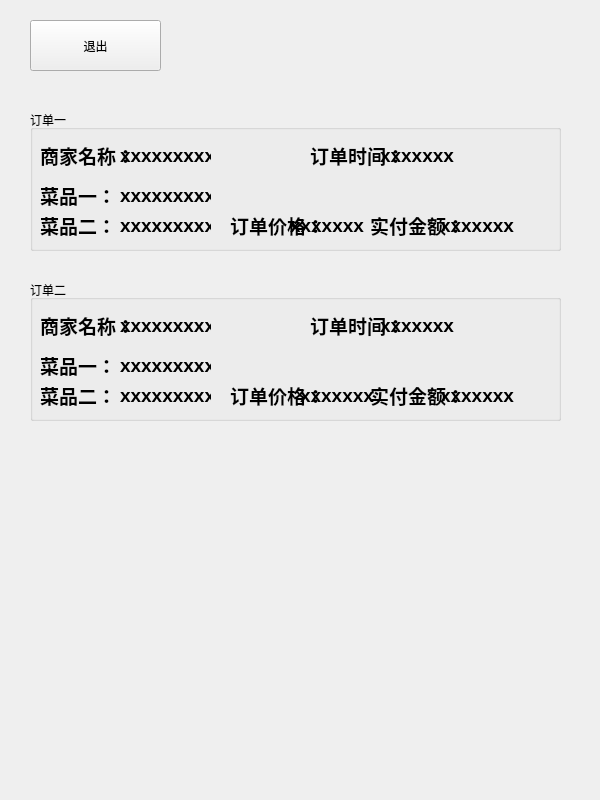
<?xml version="1.0" encoding="UTF-8"?>
<ui version="4.0">
 <class>histroy_record</class>
 <widget class="QWidget" name="histroy_record">
  <property name="geometry">
   <rect>
    <x>0</x>
    <y>0</y>
    <width>600</width>
    <height>800</height>
   </rect>
  </property>
  <property name="minimumSize">
   <size>
    <width>600</width>
    <height>800</height>
   </size>
  </property>
  <property name="windowTitle">
   <string>Form</string>
  </property>
  <widget class="QPushButton" name="pushButton">
   <property name="geometry">
    <rect>
     <x>30</x>
     <y>20</y>
     <width>131</width>
     <height>51</height>
    </rect>
   </property>
   <property name="text">
    <string>退出</string>
   </property>
  </widget>
  <widget class="QGroupBox" name="groupBox">
   <property name="geometry">
    <rect>
     <x>30</x>
     <y>110</y>
     <width>531</width>
     <height>141</height>
    </rect>
   </property>
   <property name="title">
    <string>订单一</string>
   </property>
   <widget class="QLabel" name="label">
    <property name="geometry">
     <rect>
      <x>10</x>
      <y>30</y>
      <width>91</width>
      <height>31</height>
     </rect>
    </property>
    <property name="text">
     <string>&lt;html&gt;&lt;head/&gt;&lt;body&gt;&lt;p&gt;&lt;span style=&quot; font-size:14pt; font-weight:700;&quot;&gt;商家名称：&lt;/span&gt;&lt;/p&gt;&lt;/body&gt;&lt;/html&gt;</string>
    </property>
   </widget>
   <widget class="QLabel" name="label_2">
    <property name="geometry">
     <rect>
      <x>10</x>
      <y>70</y>
      <width>91</width>
      <height>31</height>
     </rect>
    </property>
    <property name="text">
     <string>&lt;html&gt;&lt;head/&gt;&lt;body&gt;&lt;p&gt;&lt;span style=&quot; font-size:14pt; font-weight:700;&quot;&gt;菜品一：&lt;/span&gt;&lt;/p&gt;&lt;/body&gt;&lt;/html&gt;</string>
    </property>
   </widget>
   <widget class="QLabel" name="label_3">
    <property name="geometry">
     <rect>
      <x>10</x>
      <y>100</y>
      <width>91</width>
      <height>31</height>
     </rect>
    </property>
    <property name="text">
     <string>&lt;html&gt;&lt;head/&gt;&lt;body&gt;&lt;p&gt;&lt;span style=&quot; font-size:14pt; font-weight:700;&quot;&gt;菜品二：&lt;/span&gt;&lt;/p&gt;&lt;/body&gt;&lt;/html&gt;</string>
    </property>
   </widget>
   <widget class="QLabel" name="label_4">
    <property name="geometry">
     <rect>
      <x>280</x>
      <y>30</y>
      <width>91</width>
      <height>31</height>
     </rect>
    </property>
    <property name="text">
     <string>&lt;html&gt;&lt;head/&gt;&lt;body&gt;&lt;p&gt;&lt;span style=&quot; font-size:14pt; font-weight:700;&quot;&gt;订单时间：&lt;/span&gt;&lt;/p&gt;&lt;/body&gt;&lt;/html&gt;</string>
    </property>
   </widget>
   <widget class="QLabel" name="label_5">
    <property name="geometry">
     <rect>
      <x>200</x>
      <y>100</y>
      <width>91</width>
      <height>31</height>
     </rect>
    </property>
    <property name="text">
     <string>&lt;html&gt;&lt;head/&gt;&lt;body&gt;&lt;p&gt;&lt;span style=&quot; font-size:14pt; font-weight:700;&quot;&gt;订单价格：&lt;/span&gt;&lt;/p&gt;&lt;/body&gt;&lt;/html&gt;</string>
    </property>
   </widget>
   <widget class="QLabel" name="label_6">
    <property name="geometry">
     <rect>
      <x>340</x>
      <y>100</y>
      <width>91</width>
      <height>31</height>
     </rect>
    </property>
    <property name="text">
     <string>&lt;html&gt;&lt;head/&gt;&lt;body&gt;&lt;p&gt;&lt;span style=&quot; font-size:14pt; font-weight:700;&quot;&gt;实付金额：&lt;/span&gt;&lt;/p&gt;&lt;/body&gt;&lt;/html&gt;</string>
    </property>
   </widget>
   <widget class="QLabel" name="label_7">
    <property name="geometry">
     <rect>
      <x>220</x>
      <y>140</y>
      <width>91</width>
      <height>31</height>
     </rect>
    </property>
    <property name="text">
     <string>&lt;html&gt;&lt;head/&gt;&lt;body&gt;&lt;p&gt;&lt;span style=&quot; font-size:14pt; font-weight:700;&quot;&gt;订单时间：&lt;/span&gt;&lt;/p&gt;&lt;/body&gt;&lt;/html&gt;</string>
    </property>
   </widget>
   <widget class="QLabel" name="label_8">
    <property name="geometry">
     <rect>
      <x>90</x>
      <y>30</y>
      <width>91</width>
      <height>31</height>
     </rect>
    </property>
    <property name="text">
     <string>&lt;html&gt;&lt;head/&gt;&lt;body&gt;&lt;p&gt;&lt;span style=&quot; font-size:14pt; font-weight:700;&quot;&gt;xxxxxxxxxx&lt;/span&gt;&lt;/p&gt;&lt;/body&gt;&lt;/html&gt;</string>
    </property>
   </widget>
   <widget class="QLabel" name="label_9">
    <property name="geometry">
     <rect>
      <x>90</x>
      <y>70</y>
      <width>91</width>
      <height>31</height>
     </rect>
    </property>
    <property name="text">
     <string>&lt;html&gt;&lt;head/&gt;&lt;body&gt;&lt;p&gt;&lt;span style=&quot; font-size:14pt; font-weight:700;&quot;&gt;xxxxxxxxxx&lt;/span&gt;&lt;/p&gt;&lt;/body&gt;&lt;/html&gt;</string>
    </property>
   </widget>
   <widget class="QLabel" name="label_10">
    <property name="geometry">
     <rect>
      <x>90</x>
      <y>100</y>
      <width>91</width>
      <height>31</height>
     </rect>
    </property>
    <property name="text">
     <string>&lt;html&gt;&lt;head/&gt;&lt;body&gt;&lt;p&gt;&lt;span style=&quot; font-size:14pt; font-weight:700;&quot;&gt;xxxxxxxxxx&lt;/span&gt;&lt;/p&gt;&lt;/body&gt;&lt;/html&gt;</string>
    </property>
   </widget>
   <widget class="QLabel" name="label_11">
    <property name="geometry">
     <rect>
      <x>260</x>
      <y>100</y>
      <width>91</width>
      <height>31</height>
     </rect>
    </property>
    <property name="text">
     <string>&lt;html&gt;&lt;head/&gt;&lt;body&gt;&lt;p&gt;&lt;span style=&quot; font-size:14pt; font-weight:700;&quot;&gt;xxxxxxx&lt;/span&gt;&lt;/p&gt;&lt;/body&gt;&lt;/html&gt;</string>
    </property>
   </widget>
   <widget class="QLabel" name="label_12">
    <property name="geometry">
     <rect>
      <x>410</x>
      <y>100</y>
      <width>91</width>
      <height>31</height>
     </rect>
    </property>
    <property name="text">
     <string>&lt;html&gt;&lt;head/&gt;&lt;body&gt;&lt;p&gt;&lt;span style=&quot; font-size:14pt; font-weight:700;&quot;&gt;xxxxxxx&lt;/span&gt;&lt;/p&gt;&lt;/body&gt;&lt;/html&gt;</string>
    </property>
   </widget>
   <widget class="QLabel" name="label_13">
    <property name="geometry">
     <rect>
      <x>350</x>
      <y>30</y>
      <width>91</width>
      <height>31</height>
     </rect>
    </property>
    <property name="text">
     <string>&lt;html&gt;&lt;head/&gt;&lt;body&gt;&lt;p&gt;&lt;span style=&quot; font-size:14pt; font-weight:700;&quot;&gt;xxxxxxx&lt;/span&gt;&lt;/p&gt;&lt;/body&gt;&lt;/html&gt;</string>
    </property>
   </widget>
  </widget>
  <widget class="QGroupBox" name="groupBox_2">
   <property name="geometry">
    <rect>
     <x>30</x>
     <y>280</y>
     <width>531</width>
     <height>141</height>
    </rect>
   </property>
   <property name="title">
    <string>订单二</string>
   </property>
   <widget class="QLabel" name="label_14">
    <property name="geometry">
     <rect>
      <x>10</x>
      <y>30</y>
      <width>91</width>
      <height>31</height>
     </rect>
    </property>
    <property name="text">
     <string>&lt;html&gt;&lt;head/&gt;&lt;body&gt;&lt;p&gt;&lt;span style=&quot; font-size:14pt; font-weight:700;&quot;&gt;商家名称：&lt;/span&gt;&lt;/p&gt;&lt;/body&gt;&lt;/html&gt;</string>
    </property>
   </widget>
   <widget class="QLabel" name="label_15">
    <property name="geometry">
     <rect>
      <x>10</x>
      <y>70</y>
      <width>91</width>
      <height>31</height>
     </rect>
    </property>
    <property name="text">
     <string>&lt;html&gt;&lt;head/&gt;&lt;body&gt;&lt;p&gt;&lt;span style=&quot; font-size:14pt; font-weight:700;&quot;&gt;菜品一：&lt;/span&gt;&lt;/p&gt;&lt;/body&gt;&lt;/html&gt;</string>
    </property>
   </widget>
   <widget class="QLabel" name="label_16">
    <property name="geometry">
     <rect>
      <x>10</x>
      <y>100</y>
      <width>91</width>
      <height>31</height>
     </rect>
    </property>
    <property name="text">
     <string>&lt;html&gt;&lt;head/&gt;&lt;body&gt;&lt;p&gt;&lt;span style=&quot; font-size:14pt; font-weight:700;&quot;&gt;菜品二：&lt;/span&gt;&lt;/p&gt;&lt;/body&gt;&lt;/html&gt;</string>
    </property>
   </widget>
   <widget class="QLabel" name="label_17">
    <property name="geometry">
     <rect>
      <x>280</x>
      <y>30</y>
      <width>91</width>
      <height>31</height>
     </rect>
    </property>
    <property name="text">
     <string>&lt;html&gt;&lt;head/&gt;&lt;body&gt;&lt;p&gt;&lt;span style=&quot; font-size:14pt; font-weight:700;&quot;&gt;订单时间：&lt;/span&gt;&lt;/p&gt;&lt;/body&gt;&lt;/html&gt;</string>
    </property>
   </widget>
   <widget class="QLabel" name="label_18">
    <property name="geometry">
     <rect>
      <x>200</x>
      <y>100</y>
      <width>91</width>
      <height>31</height>
     </rect>
    </property>
    <property name="text">
     <string>&lt;html&gt;&lt;head/&gt;&lt;body&gt;&lt;p&gt;&lt;span style=&quot; font-size:14pt; font-weight:700;&quot;&gt;订单价格：&lt;/span&gt;&lt;/p&gt;&lt;/body&gt;&lt;/html&gt;</string>
    </property>
   </widget>
   <widget class="QLabel" name="label_19">
    <property name="geometry">
     <rect>
      <x>340</x>
      <y>100</y>
      <width>91</width>
      <height>31</height>
     </rect>
    </property>
    <property name="text">
     <string>&lt;html&gt;&lt;head/&gt;&lt;body&gt;&lt;p&gt;&lt;span style=&quot; font-size:14pt; font-weight:700;&quot;&gt;实付金额：&lt;/span&gt;&lt;/p&gt;&lt;/body&gt;&lt;/html&gt;</string>
    </property>
   </widget>
   <widget class="QLabel" name="label_20">
    <property name="geometry">
     <rect>
      <x>220</x>
      <y>140</y>
      <width>91</width>
      <height>31</height>
     </rect>
    </property>
    <property name="text">
     <string>&lt;html&gt;&lt;head/&gt;&lt;body&gt;&lt;p&gt;&lt;span style=&quot; font-size:14pt; font-weight:700;&quot;&gt;订单时间：&lt;/span&gt;&lt;/p&gt;&lt;/body&gt;&lt;/html&gt;</string>
    </property>
   </widget>
   <widget class="QLabel" name="label_21">
    <property name="geometry">
     <rect>
      <x>90</x>
      <y>30</y>
      <width>91</width>
      <height>31</height>
     </rect>
    </property>
    <property name="text">
     <string>&lt;html&gt;&lt;head/&gt;&lt;body&gt;&lt;p&gt;&lt;span style=&quot; font-size:14pt; font-weight:700;&quot;&gt;xxxxxxxxxx&lt;/span&gt;&lt;/p&gt;&lt;/body&gt;&lt;/html&gt;</string>
    </property>
   </widget>
   <widget class="QLabel" name="label_22">
    <property name="geometry">
     <rect>
      <x>90</x>
      <y>70</y>
      <width>91</width>
      <height>31</height>
     </rect>
    </property>
    <property name="text">
     <string>&lt;html&gt;&lt;head/&gt;&lt;body&gt;&lt;p&gt;&lt;span style=&quot; font-size:14pt; font-weight:700;&quot;&gt;xxxxxxxxxx&lt;/span&gt;&lt;/p&gt;&lt;/body&gt;&lt;/html&gt;</string>
    </property>
   </widget>
   <widget class="QLabel" name="label_23">
    <property name="geometry">
     <rect>
      <x>90</x>
      <y>100</y>
      <width>91</width>
      <height>31</height>
     </rect>
    </property>
    <property name="text">
     <string>&lt;html&gt;&lt;head/&gt;&lt;body&gt;&lt;p&gt;&lt;span style=&quot; font-size:14pt; font-weight:700;&quot;&gt;xxxxxxxxxx&lt;/span&gt;&lt;/p&gt;&lt;/body&gt;&lt;/html&gt;</string>
    </property>
   </widget>
   <widget class="QLabel" name="label_24">
    <property name="geometry">
     <rect>
      <x>270</x>
      <y>100</y>
      <width>91</width>
      <height>31</height>
     </rect>
    </property>
    <property name="text">
     <string>&lt;html&gt;&lt;head/&gt;&lt;body&gt;&lt;p&gt;&lt;span style=&quot; font-size:14pt; font-weight:700;&quot;&gt;xxxxxxx&lt;/span&gt;&lt;/p&gt;&lt;/body&gt;&lt;/html&gt;</string>
    </property>
   </widget>
   <widget class="QLabel" name="label_25">
    <property name="geometry">
     <rect>
      <x>410</x>
      <y>100</y>
      <width>91</width>
      <height>31</height>
     </rect>
    </property>
    <property name="text">
     <string>&lt;html&gt;&lt;head/&gt;&lt;body&gt;&lt;p&gt;&lt;span style=&quot; font-size:14pt; font-weight:700;&quot;&gt;xxxxxxx&lt;/span&gt;&lt;/p&gt;&lt;/body&gt;&lt;/html&gt;</string>
    </property>
   </widget>
   <widget class="QLabel" name="label_26">
    <property name="geometry">
     <rect>
      <x>350</x>
      <y>30</y>
      <width>91</width>
      <height>31</height>
     </rect>
    </property>
    <property name="text">
     <string>&lt;html&gt;&lt;head/&gt;&lt;body&gt;&lt;p&gt;&lt;span style=&quot; font-size:14pt; font-weight:700;&quot;&gt;xxxxxxx&lt;/span&gt;&lt;/p&gt;&lt;/body&gt;&lt;/html&gt;</string>
    </property>
   </widget>
  </widget>
 </widget>
 <resources/>
 <connections/>
</ui>
